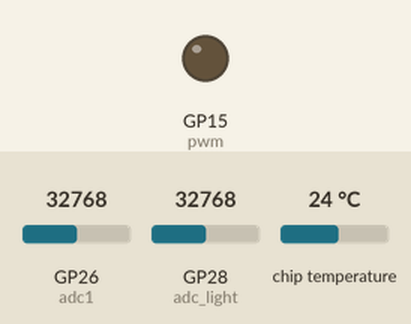
Recording of a program running on a simulated Raspberry Pi Pico running MicroPython. On the bench: output pins drawn as LEDs (lit = HIGH). The inputs (shaded band) are chosen by the test bench; at power-on: GP26 (adc1) = 32768, GP28 (adc_light) = 32768, chip temperature 24 °C (analog values on the 0–65535 scale). WiFi joins after 1.5 s; no MQTT or app messages arrive unless stated; what the program prints to the serial console is not drawn.

Above: at 1.2 s.
1.3 s: GP26 (adc1) set to 45874
At 4.3 s:
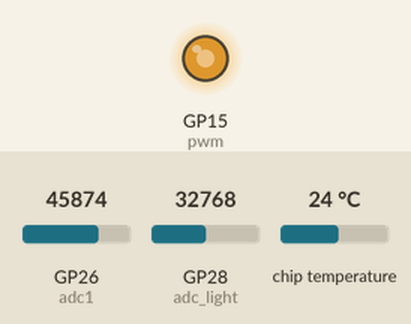
4.6 s: GP26 (adc1) set to 57670
At 5.9 s:
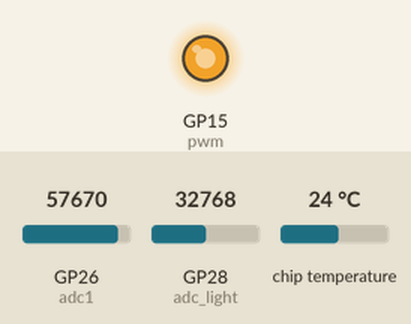
6.6 s: GP26 (adc1) set to 32767
At 7.4 s:
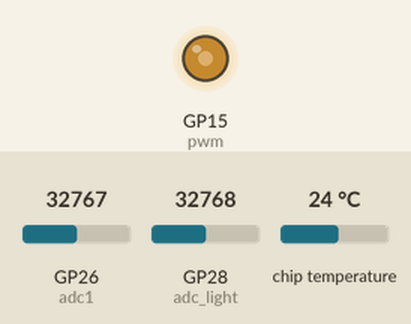
8.6 s: GP26 (adc1) set to 7864
At 10.2 s:
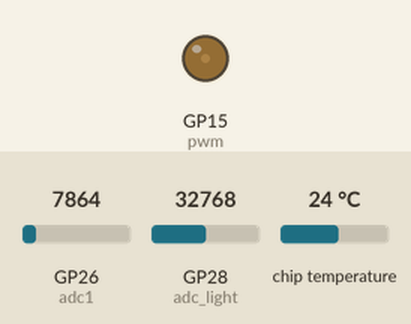
Timing chart, 0 to 11.6 s (numbered marks = the images above; inputs shaded):
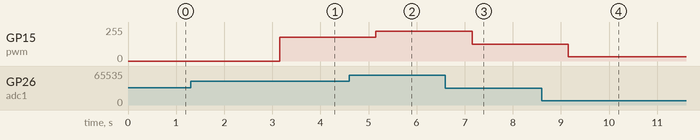

The program:

main1.py
```python
#! usr/bin/micropython

import tools

'''
LED -> GPIO 15
光敏電阻 -> GPIO 28
可變電阻 -> GPIO 26
內建溫度Sensor -> ADC最後1Pin GPIO 28
'''
from machine import Timer, ADC, Pin, PWM, RTC
import binascii
from umqtt.simple import MQTTClient

def do_thing(t):
    '''
    :param t:Timer的實體
    負責偵測溫度和光線
    '''

    conversion_factor = 3.3/(65535)
    reading = adc.read_u16() * conversion_factor

    # The temperature sensor measures the Vbe voltage of a biased bipolar diode, connected to the fifth ADC channel
    # Typically, Vbe = 0.706V at 27 degrees C, with a slope of -1.721mV (0.001721) per degree.
    temperature = 27 - (reading - 0.706)/0.001721
    ligth = adc_light.read_u16()
    #print(datetime_str)

    print(f"溫度:{temperature}")
    print(f"光線:{ligth}")

#可變電阻
def do_thing_1(t):
    '''
    :param t:Timer的實體
    負責偵測可變電阻和改變LED的亮度
    '''
    duty = adc1.read_u16()
    pwm.duty_u16(duty) #ADC可變電阻電壓輸出給PWM控制LED登亮度

    light_lv = round(duty/65535*100)
    print(f"可變電阻: {light_lv}")
    #mqtt.publish('SA-12/亮度', f'{light_lv}')
    mqtt.publish('SA-12/亮度', f'{light_lv}')

def do_reconnect(t):
    tools.reconnect()

def main():
    try:
        tools.connect()
    except RuntimeError as e:
        print(e)
    except Exception:
        print('不明的錯誤')
    else:
        #使用多個Timer可執行多個工作
        Timer(period=2000, mode=Timer.PERIODIC, callback=do_thing)
        Timer(period=1000, mode=Timer.PERIODIC, callback=do_thing_1)

if __name__ == "__main__":
    #tools.connect() #連線到Wifi
    adc = machine.ADC(4) #內建溫度
    adc1 = ADC(Pin(26)) #可變電阻
    adc_light = ADC(Pin(28)) #PWM LED
    pwm = PWM(Pin(15), freq=65535) #freq要給

    #MQTT
    SERVER = "192.168.0.252"
    CLIENT_ID = binascii.hexlify(machine.unique_id())
    mqtt = MQTTClient(CLIENT_ID, SERVER, user='pi', password='raspberry')
    mqtt.connect()

    main()
```

tools.py
```python
import network
import urequests as requests
import time
import rp2
from machine import WDT

rp2.country('TW') #設定我們的wifi的地區是台灣(可以不設)

ssid = 'A590301'
password = 'A590301AA'

'''
ssid = 'robertHome'
password = '0926656000'
'''

wlan = network.WLAN(network.STA_IF)
wlan.active(True)
wlan.connect(ssid, password)
wlan.config(pm = 0xa11140) #預設是省電模式,可以設為非省電模式

def connect():
    #等待連線或失敗
    #status=0,1,2正在連線
    #status=3連線成功
    #<1,>=3失敗的連線
    max_wait = 10

    while max_wait > 0:
        status = wlan.status()
        if status < 0 or status >= 3:
            break
        max_wait -= 1
        print("等待連線")
        time.sleep(1)

    #處理錯誤
    if wlan.status() != 3:
        print('連線失敗,重新開機')
        raise RuntimeError('連線失敗') #開發階段,出現錯誤,中斷執行
        #wdt = WDT(timeout=2000) #無連接電腦時,重新開機(成品時,請使用這個)
        #wdt.feed()
    else:
        print('連線成功')
        status = wlan.ifconfig()
        print(f'ip={status[0]}')


def reconnect():
    if wlan.status() == 3: #還在連線,只是傳送的server無回應
        print(f"執行reconnect,連線正常({wlan.status()})")
        return
    else:
        print("嘗試重新連線")
        wlan.disconnect()
        wlan.connect(ssid, password)
        connect() #再連線一次
```

Measured:
- after the input at 1.3 s, GP15 (pwm): 0/255 → 178/255 after 1.9 s
- after the input at 4.6 s, GP15 (pwm): 178/255 → 224/255 after 0.55 s
- after the input at 6.6 s, GP15 (pwm): 224/255 → 127/255 after 0.55 s
- after the input at 8.6 s, GP15 (pwm): 127/255 → 31/255 after 0.55 s
